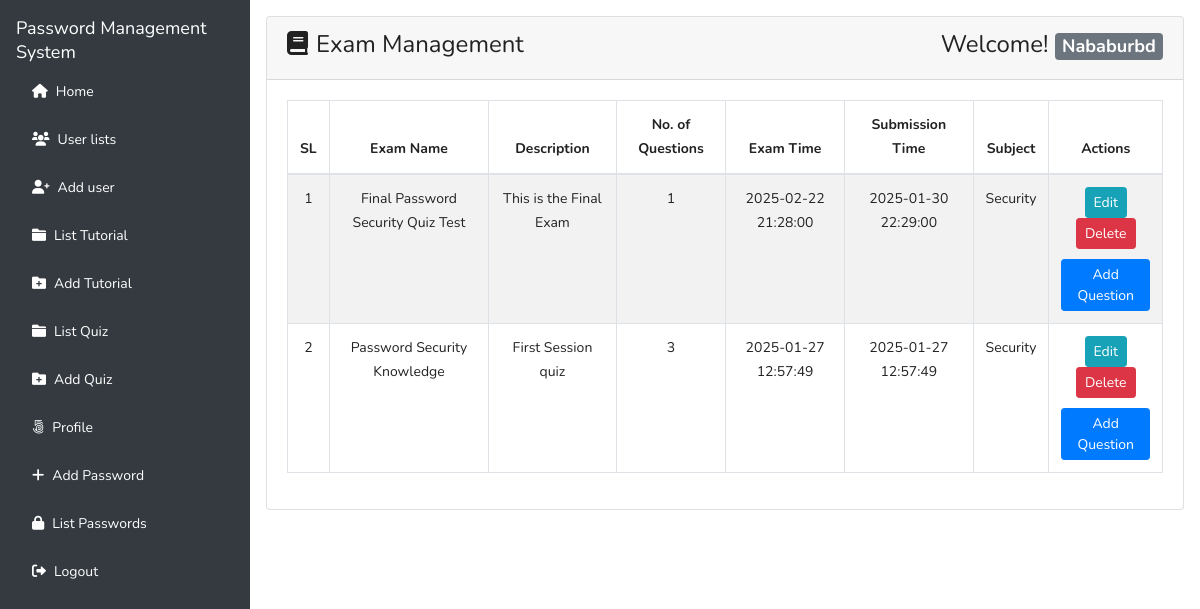
/interactive_quiz.php (signed in), run on the app's committed database.
### tables this page shows
CREATE TABLE `quiz_list` (
  `exid` int(11) NOT NULL,
  `exname` varchar(100) NOT NULL,
  `nq` int(11) NOT NULL,
  `desp` varchar(255) NOT NULL,
  `subt` datetime NOT NULL,
  `extime` datetime NOT NULL,
  `datetime` datetime NOT NULL,
  `subject` varchar(100) NOT NULL
);

### lib/Session.php (called while the page is built, shortened)
<?php
class Session
{
  public static function get($key)
  {
    if (isset($_SESSION[$key])) {
      return $_SESSION[$key];
    } else {
      return false;
    }
  }
}

### classes/Quiz.php (called while the page is built, shortened)
<?php
$basepath = realpath(__DIR__ . '/..');
include_once $basepath . '/lib/Database.php';
include_once $basepath . '/lib/Session.php';
class Quiz
{
  private $db;
  public function __construct()
  {
    $this->db = new Database();
  }
  public function formatDate($date)
  {
    $strtime = strtotime($date);
    return date('Y-m-d H:i:s', $strtime);
  }
  public function selectAllQuizzes()
  {
      $sql = "SELECT * FROM quiz_list ORDER BY exid DESC";
      $stmt = $this->db->pdo->prepare($sql);
      $stmt->execute();
      return $stmt->fetchAll(PDO::FETCH_OBJ);
  }
}

### lib/Database.php (called while the page is built, shortened)
<?php
class  Database
{
  public $pdo;
  public function __construct()
  {
    if (!isset($this->pdo)) {
      try {
        $link = new PDO('mysql:host=' . DB_HOST . '; dbname=' . DB_NAME, DB_USER, DB_PASS);
        $link->setAttribute(PDO::ATTR_ERRMODE, PDO::ERRMODE_EXCEPTION);
        $link->exec("SET CHARACTER SET utf8");
        $this->pdo  =  $link;
      } catch (PDOException $e) {
        die("Connection error..." . $e->getMessage());
      }
    }
  }
}

### interactive_quiz.php (the view, shortened to what this page needs)
<?php
include 'inc/header copy.php';
include 'classes/Quiz.php';
$quiz = new Quiz();
$result = $quiz->selectAllQuizzes();
?>
<div class="flex-grow-1 p-3">
  <div class="card">
    <div class="card-header">
      <h3>
        <i class="fas fa-book mr-2"></i>Exam Management
        <span class="float-right">
          Welcome!
          <strong>
            <span class="badge badge-lg badge-secondary text-white">
              <?php
              $username = Session::get('username');
              if (isset($username)) {
                echo $username;
              }
              ?>
            </span>
          </strong>
        </span>
      </h3>
    </div>
    <div class="card-body">
      <table id="examTable" class="table table-striped table-bordered" style="width:100%">
        <thead>
          <tr>
            <th class="text-center">SL</th>
            <th class="text-center">Exam Name</th>
            <th class="text-center">Description</th>
            <th class="text-center">No. of Questions</th>
            <th class="text-center">Exam Time</th>
            <th class="text-center">Submission Time</th>
            <th class="text-center">Subject</th>
            <th class="text-center">Actions</th>
          </tr>
        </thead>
        <tbody>
          <?php
          if ($result) {
            $i = 0;
            foreach ($result as $row) {
              $i++;
          ?>
              <tr class="text-center">
                <td><?php echo $i; ?></td>
                <td><?php echo htmlspecialchars($row->exname); ?></td>
                <td><?php echo htmlspecialchars($row->desp); ?></td>
                <td><?php echo $row->nq; ?></td>
                <td><?php echo $quiz->formatDate($row->extime); ?></td>
                <td><?php echo $quiz->formatDate($row->subt); ?></td>
                <td><?php echo htmlspecialchars($row->subject); ?></td>
                <td>
                  <form action="addquiz.php" method="post" style="display: inline-block;">
                    <button type="submit" class="btn btn-info btn-sm">Edit</button>
                  </form>
                  <form action="" method="post" style="display: inline-block;">
                    <button type="submit" class="btn btn-danger btn-sm" onclick="return confirm('Are you sure to delete?');">Delete</button>
                  </form>
                  <form action="addqp.php" method="post">
                    <button type="submit" class="btn btn-primary btn-sm" style="margin-top:10px;">Add Question</button>
                  </form>
                </td>
              </tr>
            <?php }
          } else { ?>
            <tr class="text-center">
              <td colspan="8">No exams available now!</td>
            </tr>
          <?php } ?>
        </tbody>
      </table>
    </div>
  </div>
</div>

### assets/style.css (style rules this page uses)
body { line-height: 24px; font-size: 14px; font-style: normal; font-weight: normal; visibility: visible; font-family: 'Nunito', sans-serif; color: #222; }
h1, h2, h3, h4, h5, h6 { color: #222; font-family: 'Nunito', sans-serif; font-weight: 400; margin-top: 0; }
h3 { font-size: 24px; line-height: 30px; }

### data on the page
quiz_list: exname "Final Password Security Quiz Test", desp "This is the Final Exam", nq "1", extime "2025-02-22 21:28:00", subt "2025-01-30 22:29:00", subject "Security"
quiz_list: exname "Password Security Knowledge", desp "First Session quiz", nq "3", extime "2025-01-27 12:57:49", subt "2025-01-27 12:57:49", subject "Security"

### other printed values
$username "Nababurbd"
